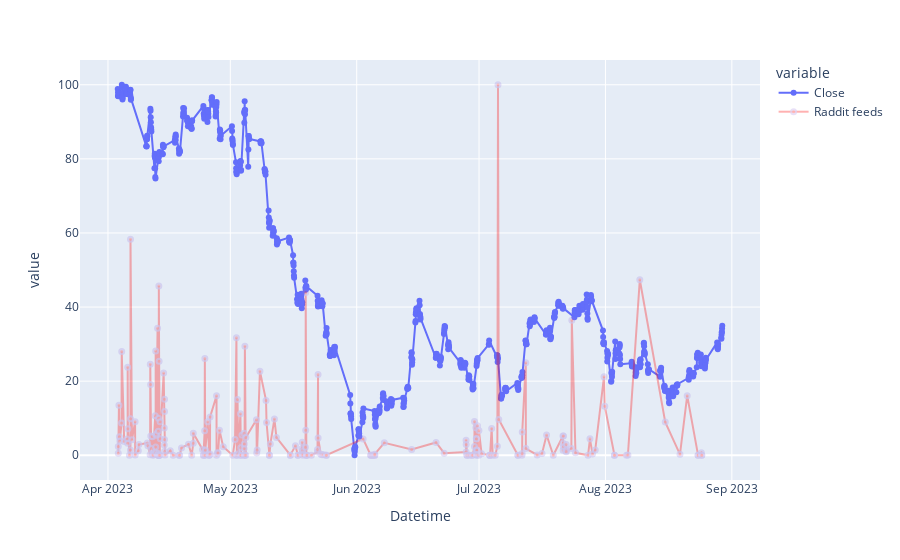

The notebook cell saved with this chart:
### Code cell
# only Raddit:
fig = data['Close'].plot(markers = True)
# fig.show()


feedsRt = feeds[feeds['platform'] == 'reddit'].sort_values(by=['created_at']).reset_index(drop = True)

column = 'total_interactions_count'
feedsRt['total_interactions_count'] = (feedsRt[column] - feedsRt[column].min()) / (feedsRt[column].max() - feedsRt[column].min()) *100  


n = 10000
fig.add_trace(
    go.Scatter(
        x=feedsRt['created_at'],
        y=feedsRt['total_interactions_count'],
        name='Raddit feeds',
        mode='markers+lines',
        showlegend=True,
        opacity = 0.3,
        marker=dict(
            color='Red',
            size=5,
            opacity=0.7,
            line=dict(
                color='MediumPurple',
                width=2
            ))
)
)
fig.show()

### Figure 1 — Plotly figure (JSON) as saved in the notebook; plotly's stock layout.template omitted (floating-point values rounded to 4 significant figures; data arrays with more than 128 entries replaced by an {"elided": "..."} marker saying what was removed)
{"data": [{"hovertemplate": "variable=Close<br>Datetime=%{x}<br>value=%{y}<extra></extra>", "legendgroup": "Close", "line": {"color": "#636efa", "dash": "solid"}, "marker": {"symbol": "circle"}, "mode": "markers+lines", "name": "Close", "orientation": "v", "showlegend": true, "type": "scatter", "x": {"elided": "717 str values"}, "xaxis": "x", "y": {"elided": "717 float values"}, "yaxis": "y"}, {"marker": {"color": "Red", "line": {"color": "MediumPurple", "width": 2}, "opacity": 0.7, "size": 5}, "mode": "markers+lines", "name": "Raddit feeds", "opacity": 0.3, "showlegend": true, "type": "scatter", "x": {"elided": "236 str values"}, "y": {"elided": "236 float values"}}], "layout": {"legend": {"title": {"text": "variable"}, "tracegroupgap": 0}, "margin": {"t": 60}, "xaxis": {"anchor": "y", "domain": [0, 1], "title": {"text": "Datetime"}}, "yaxis": {"anchor": "x", "domain": [0, 1], "title": {"text": "value"}}}}
